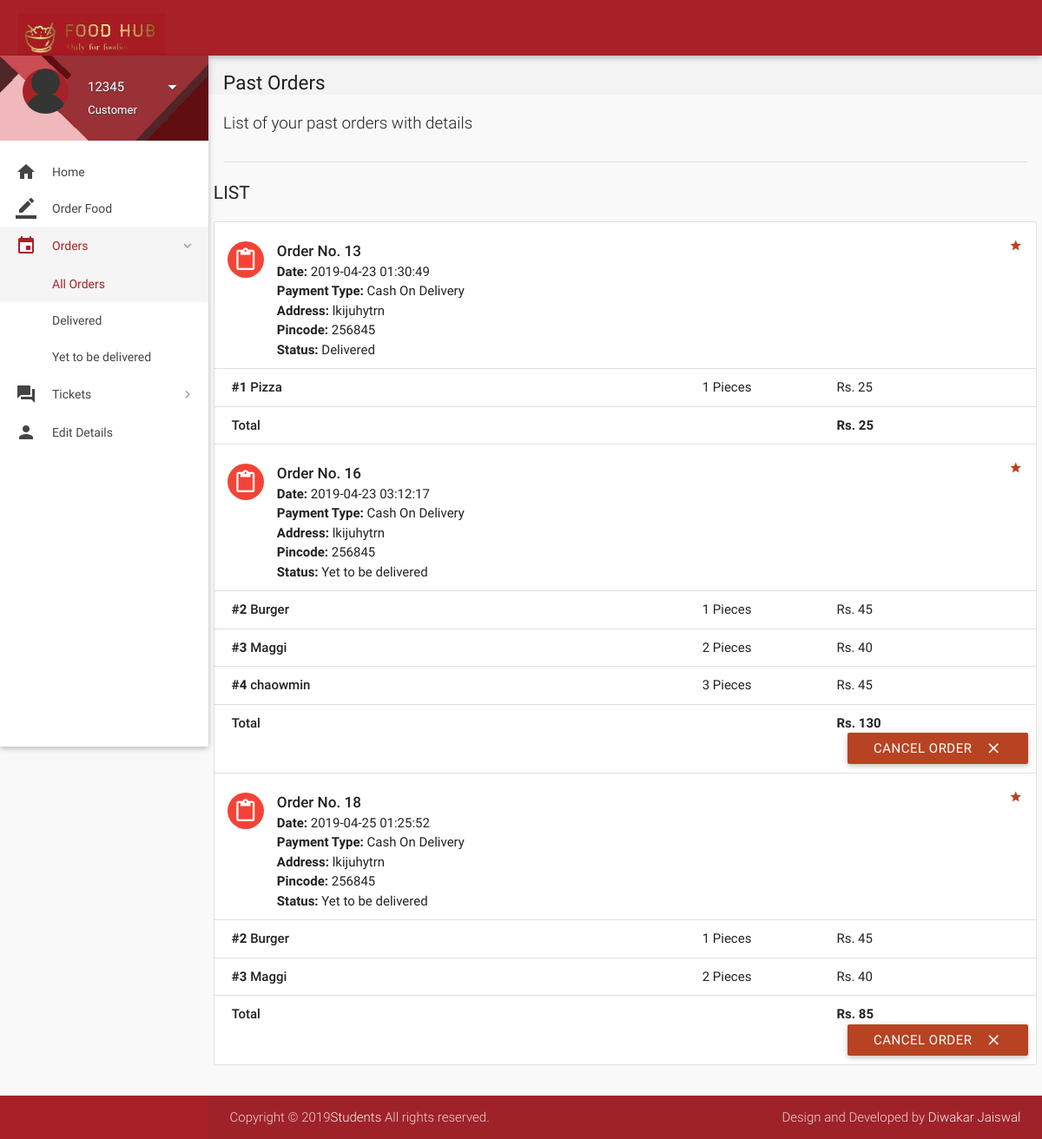
The app's page /orders.php (signed in) with its own data.
### tables this page shows
CREATE TABLE `orders` (
  `id` int(11) NOT NULL,
  `customer_id` int(11) NOT NULL,
  `address` varchar(300) NOT NULL,
  `pincode` int(6) NOT NULL,
  `description` varchar(300) NOT NULL,
  `date` datetime NOT NULL DEFAULT CURRENT_TIMESTAMP,
  `payment_type` varchar(16) NOT NULL DEFAULT 'Wallet',
  `total` int(11) NOT NULL,
  `status` varchar(25) NOT NULL DEFAULT 'Yet to be delivered',
  `deleted` tinyint(4) NOT NULL DEFAULT '0'
);

CREATE TABLE `order_details` (
  `id` int(11) NOT NULL,
  `order_id` int(11) NOT NULL,
  `item_id` int(11) NOT NULL,
  `quantity` int(11) NOT NULL,
  `price` int(11) NOT NULL
);

CREATE TABLE `items` (
  `id` int(11) NOT NULL,
  `name` varchar(20) NOT NULL,
  `price` int(11) NOT NULL,
  `deleted` tinyint(4) NOT NULL DEFAULT '0'
);

### includes/connect.php (called while the page is built, shortened)
<?php
$name = $_SESSION['name'];
$role = $_SESSION['role'];
?>

### includes/wallet.php (called while the page is built, shortened)
<?php
$user_id=$_SESSION['user_id'];
?>

### orders.php (the view, shortened to what this page needs)
<?php
include 'includes/connect.php';
include 'includes/wallet.php';
	if($_SESSION['customer_sid']==session_id())
	{
		?>
<!DOCTYPE html>
<html lang="en">
<head>
  <link href="css/materialize.min.css" type="text/css" rel="stylesheet" media="screen,projection">
  <link href="css/style.min.css" type="text/css" rel="stylesheet" media="screen,projection">
  <link href="css/custom/custom.min.css" type="text/css" rel="stylesheet" media="screen,projection">
  <link href="js/plugins/perfect-scrollbar/perfect-scrollbar.css" type="text/css" rel="stylesheet" media="screen,projection">
</head>
<body>
  <header id="header" class="page-topbar">
        <div class="navbar-fixed">
            <nav class="navbar-color">
                <div class="nav-wrapper">
                    <ul class="left">
                      <li><h1 class="logo-wrapper"><a href="order.php" class="brand-logo darken-1"><img src="images/logo.png" alt="logo"></a> <span class="logo-text">Logo</span></h1></li>
                    </ul>
                </div>
            </nav>
        </div>
  </header>
  <div id="main">
    <div class="wrapper">
      <aside id="left-sidebar-nav">
        <ul id="slide-out" class="side-nav fixed leftside-navigation">
            <li class="user-details cyan darken-2">
            <div class="row">
                <div class="col col s4 m4 l4">
                    <img src="images/avatar.jpg" alt="" class="circle responsive-img valign profile-image">
                </div>
                <div class="col col s8 m8 l8">
                    <a class="btn-flat dropdown-button waves-effect waves-light white-text profile-btn" href="#" data-activates="profile-dropdown"><?php echo $name;?> <i class="mdi-navigation-arrow-drop-down right"></i></a>
                    <p class="user-roal"><?php echo $role;?></p>
                </div>
            </div>
            </li>
            <li class="bold"><a href="index.php" class="waves-effect waves-cyan"><i class="mdi-action-home prefix"></i> Home</a>
            </li>
            <li class="bold"><a href="order.php" class="waves-effect waves-cyan"><i class="mdi-editor-border-color"></i> Order Food</a>
            </li>
                <li class="no-padding">
                    <ul class="collapsible collapsible-accordion">
                        <li class="bold"><a class="collapsible-header waves-effect waves-cyan active"><i class="mdi-editor-insert-invitation"></i> Orders</a>
                            <div class="collapsible-body">
                                <ul>
								<li class="<?php
								if(!isset($_GET['status'])){
										echo 'active';
									}?>
									"><a href="orders.php">All Orders</a>
                                </li>
								<?php
									$sql = mysqli_query($con, "SELECT DISTINCT status FROM orders  WHERE customer_id = $user_id;;");
									while($row = mysqli_fetch_array($sql)){
                                    echo '<li class='.(isset($_GET['status'])?($status == $_GET['status'] ? 'active' : ''): '').'><a href="orders.php?status='.$row['status'].'">'.$row['status'].'</a>
                                    </li>';
									}
									?>
                                </ul>
                            </div>
                        </li>
                    </ul>
                </li>
                <li class="no-padding">
                    <ul class="collapsible collapsible-accordion">
                        <li class="bold"><a class="collapsible-header waves-effect waves-cyan"><i class="mdi-action-question-answer"></i> Tickets</a>
                        </li>
                    </ul>
                </li>
            <li class="bold"><a href="details.php" class="waves-effect waves-cyan"><i class="mdi-social-person"></i> Edit Details</a>
            </li>
        </ul>
        </aside>
      <section id="content">
        <div id="breadcrumbs-wrapper">
          <div class="container">
            <div class="row">
              <div class="col s12 m12 l12">
                <h5 class="breadcrumbs-title">Past Orders</h5>
              </div>
            </div>
          </div>
        </div>
        <div class="container">
          <p class="caption">List of your past orders with details</p>
          <div class="divider"></div>
<div id="work-collections" class="seaction">
					<?php
					if(isset($_GET['status'])){
						$status = $_GET['status'];
					}
					else{
						$status = '%';
					}
					$sql = mysqli_query($con, "SELECT * FROM orders WHERE customer_id = $user_id AND status LIKE '$status';;");
					echo '              <div class="row">
                <div>
                    <h4 class="header">List</h4>
                    <ul id="issues-collection" class="collection">';
					while($row = mysqli_fetch_array($sql))
					{
						$status = $row['status'];
						echo '<li class="collection-item avatar">
                              <i class="mdi-content-content-paste red circle"></i>
                              <span class="collection-header">Order No. '.$row['id'].'</span>
                              <p><strong>Date:</strong> '.$row['date'].'</p>
                              <p><strong>Payment Type:</strong> '.$row['payment_type'].'</p>
							  <p><strong>Address: </strong>'.$row['address'].'</p>
                <p><strong>Pincode: </strong>'.$row['pincode'].'</p>
                              <p><strong>Status:</strong> '.($status=='Paused' ? 'Paused <a  data-position="bottom" data-delay="50" data-tooltip="Please contact administrator for further details." class="btn-floating waves-effect waves-light tooltipped cyan">    ?</a>' : $status).'</p>
							  '.(!empty($row['description']) ? '<p><strong>Note: </strong>'.$row['description'].'</p>' : '').'
							  <a href="#" class="secondary-content"><i class="mdi-action-grade"></i></a>
                              </li>';
						$order_id = $row['id'];
						$sql1 = mysqli_query($con, "SELECT * FROM order_details WHERE order_id = $order_id;");
						while($row1 = mysqli_fetch_array($sql1))
						{
							$item_id = $row1['item_id'];
							$sql2 = mysqli_query($con, "SELECT * FROM items WHERE id = $item_id;");
							while($row2 = mysqli_fetch_array($sql2)){
								$item_name = $row2['name'];
							}
							echo '<li class="collection-item">
                            <div class="row">
                            <div class="col s7">
                            <p class="collections-title"><strong>#'.$row1['item_id'].'</strong> '.$item_name.'</p>
                            </div>
                            <div class="col s2">
                            <span>'.$row1['quantity'].' Pieces</span>
                            </div>
                            <div class="col s3">
                            <span>Rs. '.$row1['price'].'</span>
                            </div>
                            </div>
                            </li>';
							$id = $row1['order_id'];
						}
								echo'<li class="collection-item">
                                        <div class="row">
                                            <div class="col s7">
                                                <p class="collections-title"> Total</p>
                                            </div>
                                            <div class="col s2">
											<span> </span>
                                            </div>
                                            <div class="col s3">
                                                <span><strong>Rs. '.$row['total'].'</strong></span>
                                            </div>';
								if(!preg_match('/^Cancelled/', $status)){
									if($status != 'Delivered'){
								echo '<form action="routers/cancel-order.php" method="post">
										<input type="hidden" value="'.$id.'" name="id">
										<input type="hidden" value="Cancelled by Customer" name="status">
										<input type="hidden" value="'.$row['payment_type'].'" name="payment_type">
										<button class="btn waves-effect waves-light right submit" type="submit" name="action">Cancel Order
                                              <i class="mdi-content-clear right"></i>
										</button>
										</form>';
								}
								}
								echo'</div></li>';
					}
					?>
					 </ul>
                </div>
              </div>
            </div>
        </div>
      </section>
    </div>
  </div>
  <footer class="page-footer">
    <div class="footer-copyright">
      <div class="container">
       <span>Copyright © 2019<a class="grey-text text-lighten-4" href="#" target="_blank">Students</a> All rights reserved.</span>
        <span class="right"> Design and Developed by <a class="grey-text text-lighten-4" href="#">Diwakar Jaiswal</a></span>
        </div>
    </div>
  </footer>
</body>
</html>
<?php
	}
?>

### records on screen
orders: id "13", date "2019-04-23 01:30:49", payment_type "Cash On Delivery", address "lkijuhytrn", pincode "256845", status "Delivered", total "25"
order_details: item "1", item.name "Pizza", quantity "1", price "25"
orders: id "16", date "2019-04-23 03:12:17", payment_type "Cash On Delivery", address "lkijuhytrn", pincode "256845", status "Yet to be delivered", total "130"
order_details: item "2", item.name "Burger", quantity "1", price "45"
order_details: item "3", item.name "Maggi", quantity "2", price "40"
order_details: item "4", item.name "chaowmin", quantity "3", price "45"
orders: id "18", date "2019-04-25 01:25:52", payment_type "Cash On Delivery", address "lkijuhytrn", pincode "256845", status "Yet to be delivered", total "85"
order_details: item "2", item.name "Burger", quantity "1", price "45"
order_details: item "3", item.name "Maggi", quantity "2", price "40"

### other values on screen
$name "12345"
$role "Customer"
$row['status'] "Delivered"
$row['status'] "Yet to be delivered"
